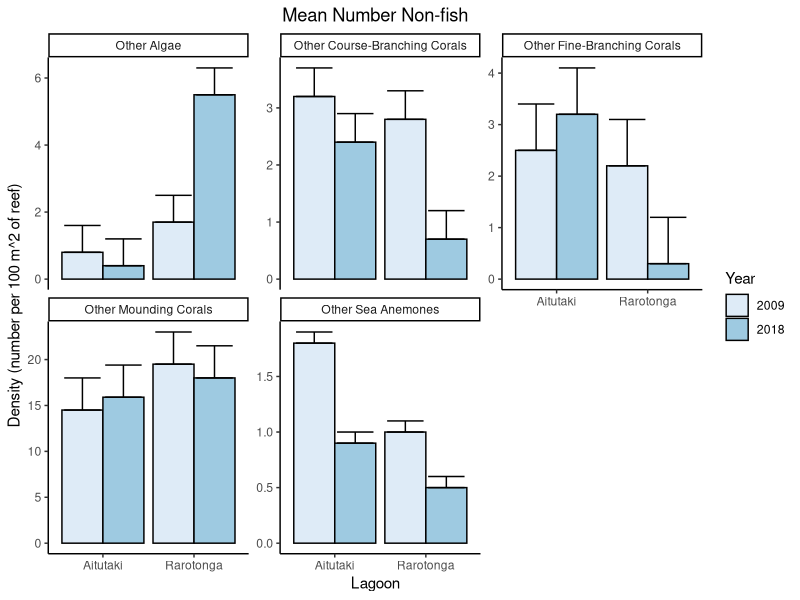
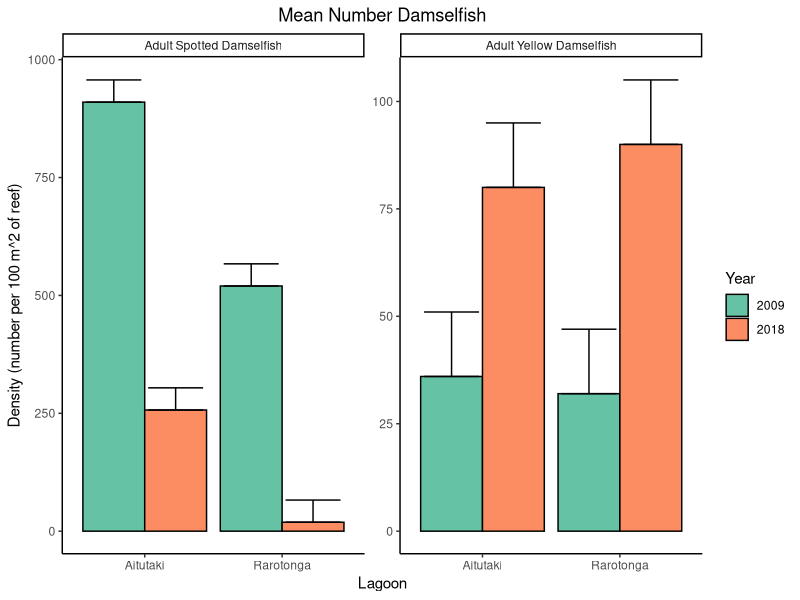

These figures' R source, in order:
## ---- chunk 1
knitr::opts_chunk$set(echo = TRUE)

library(tidyverse)
## ---- chunk 2
all_organisms <- read_csv("all_organsims.csv")

nonfish <- all_organisms %>%
  filter(grepl('Other', organism)) %>%
  select(-microhabitat) %>%
  transform(year = as.character(year))

other_plot <- ggplot(nonfish, 
                       aes(fill = year, x = place, y = density)) +
  geom_bar(position = "dodge", stat = "identity", color = "black") +
  geom_errorbar(aes(ymin = density, ymax = density + ci), 
                width=.8, position=position_dodge(.9)) +
  facet_wrap(~organism, scales = "free_y") +
  theme_classic() +
  scale_fill_brewer("Year") +
  theme(plot.title = element_text(hjust = 0.5))+
  labs(title = "Mean Number Non-fish", y = "Density (number per 100 m^2 of reef)",
       x = "Lagoon")

other_plot



## ---- chunk 3

damselfish <- all_organisms %>%
  filter(grepl( 'Damselfish', organism)) %>%
  filter(grepl( 'Adult', organism)) %>%
  select(-microhabitat) %>%
  transform(year = as.character(year))

damselfish_plot <- ggplot(damselfish, 
                       aes(fill = year, x = place, y = density)) +
  geom_bar(position = "dodge", stat = "identity", color = "black") +
  geom_errorbar(aes(ymin = density, ymax = density + ci), 
                width=.8, position=position_dodge(.9)) +
  facet_wrap(~organism, scales = "free_y") +
  theme_classic() +
  scale_fill_brewer("Year", palette="Set2") +
  theme(plot.title = element_text(hjust = 0.5))+
  labs(title = "Mean Number Damselfish", y = "Density (number per 100 m^2 of reef)",
       x = "Lagoon")

damselfish_plot


